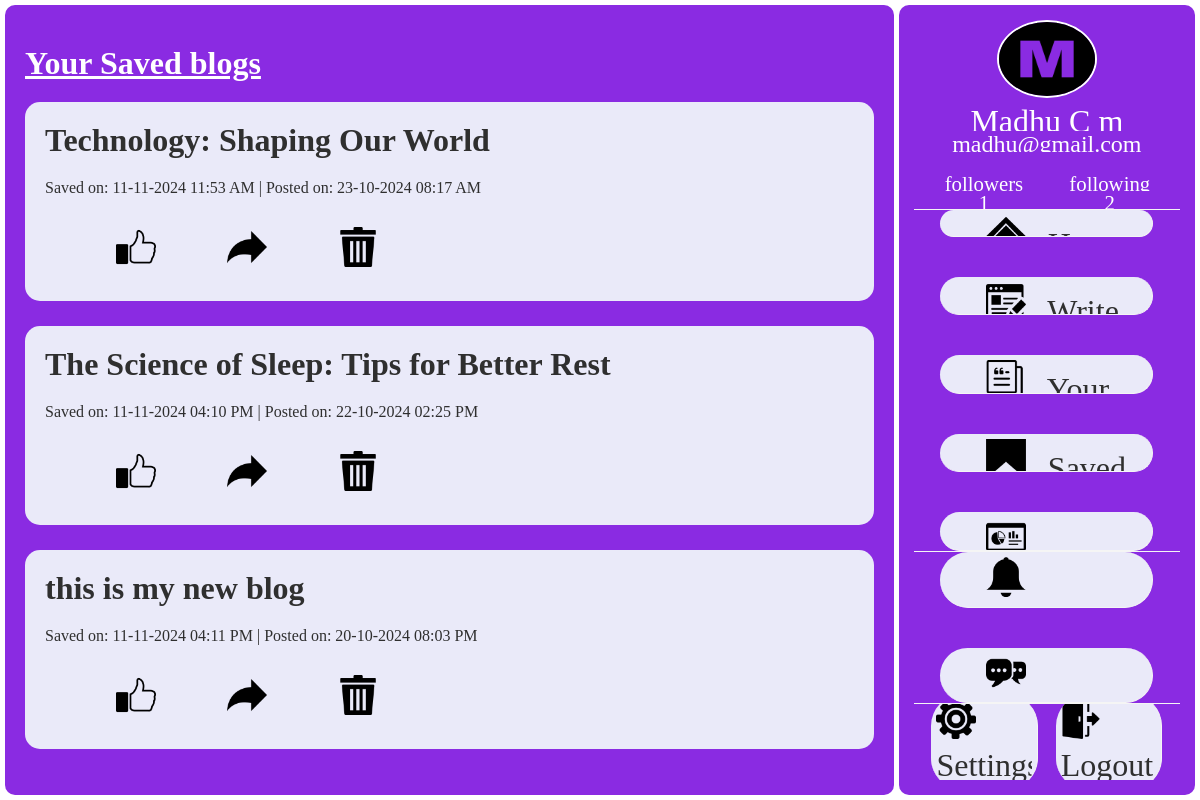
Screenshot of /saved_blogs (signed in) with the database file from the repository.
### models.py (models this page shows)
class SavedBlog(db.Model):
    id = db.Column(db.Integer, primary_key=True)
    user_id = db.Column(db.Integer, db.ForeignKey('user.id'), nullable=False)
    blog_id = db.Column(db.Integer, db.ForeignKey('blog.blog_id'), nullable=False)
    date_saved = db.Column(db.DateTime, nullable=False, default=datetime.utcnow)
    user = db.relationship('User', backref='saved_blogs')
    blog = db.relationship('Blog', backref='saved_blogs')

class Blog(db.Model):
    blog_id = db.Column(db.Integer, primary_key=True)
    author_id = db.Column(db.String(200), db.ForeignKey('user.id'), nullable=False)
    author_name = db.Column(db.String(200), nullable=False)
    blog_title = db.Column(db.String(200), nullable=False)
    blog_content = db.Column(db.Text, nullable=False)
    date_posted = db.Column(db.DateTime, nullable=False, default=datetime.utcnow)
    comments = db.relationship('Comment', back_populates='blog', lazy=True)
    likes = db.relationship('Like', back_populates='blog', lazy=True)

### routes/blog_routes.py (the view)
@app.route('/saved_blogs', methods=['GET'])
def saved_blogs():
    if 'user_id' not in session:
        flash('Please log in to view your saved blogs.', 'danger')
        return redirect(url_for('login'))
    user_id = session['user_id']
    saved_blogs = SavedBlog.query.filter_by(user_id=user_id).all()
    return render_template('saved_blogs.html', saved_blogs=saved_blogs)

### templates/saved_blogs.html (shortened to what this page needs)
{% extends "base.html" %}
{% block content %}
    <link rel="stylesheet" href="../static/css/style.css">
    <div class="full_page">
        <div class="content_area">
            <u><h1>Your Saved blogs</h1></u>
            {% if saved_blogs %}
                {% for blog in saved_blogs %}
                    <div class="blog">
                        <a href="{{ url_for('view_blog', blog_id=blog.blog_id) }}">
                            <h1>{{ blog.blog.blog_title }}</h1>
                            <p>Saved on: {{ blog.date_saved.strftime('%d-%m-%Y %I:%M %p') }} | Posted on: {{ blog.blog.date_posted.strftime('%d-%m-%Y %I:%M %p') }}</p>
                        </a>
                        <div class="like_comment_share">
                            <a href="{{ url_for('like_blog', blog_id=blog.blog_id, from_addr='saved_blogs') }}">
                                {% if like %}
                                    <img class="icon" src="{{ url_for('static', filename='img/unlike.png') }}" alt="" />
                                {% else %}
                                    <img class="icon" src="{{ url_for('static', filename='img/like.png') }}" alt="" />
                                {% endif %}
                            </a>
                            <a href="/share_blog/{{ blog.blog_id }}">
                                <img class="icon" src="../static/img/share.png" alt="">
                            </a>
                            <a href="{{ url_for('delete_saved_blog', blog_id=blog.blog_id, from_addr='saved_blogs') }}">
                                <img class="icon" src="../static/img/delete.png" alt="">
                            </a>
                        </div>
                    </div>
                {% endfor %}
            {% else %}
                <h2>You have no Saved Blogs</h2>
            {% endif %}
        </div>
        {% include '_side_bar.html' %}
    </div>
{% endblock %}

### static/css/style.css (style rules this page uses)
* { margin: 0; padding: 0; box-sizing: border-box; overflow: hidden; }
:root { --primary-bg: blueviolet; --secondary-bg: #eaeaf9; --accent-color: #bb86fc; --link-highlight: #FF6F61; --text-color: #FFFFFF; --secondary-text-color: #2F2F2F; --scrollbar-track: #D3B1F4; --scrollbar-thumb: #8400ff; --scrollbar-thumb-hover: rgba(155, 50, 253, 0.39); --flash-bg: rgba(197, 145, 245, 0.823); --flash-message-bg: rgba(0, 0, 0, 0.485); }
.full_page { color: var(--text-color); display: flex; gap: 5px; padding: 5px; width: 100vw; height: 100vh; align-items: center; justify-content: center; }
.content_area { position: relative; padding: 40px 20px 20px 20px; width: 75%; height: 100%; background-color: var(--primary-bg); border-radius: 10px; }
.content_area h1 { margin-bottom: 20px; }
a { text-decoration: none; }

### templates/saved_blogs.html (style rules this page uses)
.content_area { padding: 40px 20px 20px 20px; overflow: auto; }
.content_area h1 { margin-bottom: 20px; }
.blog { padding: 20px; background-color: var(--secondary-bg); border-radius: 15px; margin-bottom: 25px; }
.blog a { color: var(--secondary-text-color); }
.icon { width: 40px; height: 40px; }
.like_comment_share { width: 50%; display: flex; justify-content: space-evenly; padding: 10px 0px; margin-top: 20px; }
.like_comment_share a { width: 10%; }

### rows the page displays
SavedBlog: blog.blog_title "Technology: Shaping Our World", date_saved "11-11-2024 11:53 AM", blog.date_posted "23-10-2024 08:17 AM"
SavedBlog: blog.blog_title "The Science of Sleep: Tips for Better Rest", date_saved "11-11-2024 04:10 PM", blog.date_posted "22-10-2024 02:25 PM"
SavedBlog: blog.blog_title "this is my new blog", date_saved "11-11-2024 04:11 PM", blog.date_posted "20-10-2024 08:03 PM"

### other values shown
{{ session['user_fname'] }} "Madhu"
{{ session['user_lname'] }} "C m"
{{ session['user_email'] }} "madhu@gmail.com"
{{ session['followers_count'] }} "1"
{{ session['following_count'] }} "2"
